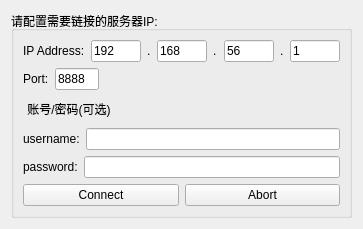
<?xml version="1.0" encoding="UTF-8"?>
<ui version="4.0">
 <class>IP_controlPanel</class>
 <widget class="QWidget" name="IP_controlPanel">
  <property name="geometry">
   <rect>
    <x>0</x>
    <y>0</y>
    <width>359</width>
    <height>229</height>
   </rect>
  </property>
  <property name="windowTitle">
   <string>Form</string>
  </property>
  <layout class="QVBoxLayout" name="verticalLayout">
   <item>
    <widget class="QGroupBox" name="groupBox_IP_controlPanel">
     <property name="sizePolicy">
      <sizepolicy hsizetype="Preferred" vsizetype="Preferred">
       <horstretch>0</horstretch>
       <verstretch>0</verstretch>
      </sizepolicy>
     </property>
     <property name="minimumSize">
      <size>
       <width>341</width>
       <height>156</height>
      </size>
     </property>
     <property name="layoutDirection">
      <enum>Qt::LeftToRight</enum>
     </property>
     <property name="title">
      <string>请配置需要链接的服务器IP:</string>
     </property>
     <property name="flat">
      <bool>false</bool>
     </property>
     <property name="checkable">
      <bool>false</bool>
     </property>
     <layout class="QVBoxLayout" name="verticalLayout_4">
      <item>
       <layout class="QVBoxLayout" name="verticalLayout_IP_Panel">
        <item>
         <layout class="QHBoxLayout" name="horizontalLayout_IPsetting">
          <item>
           <widget class="QLabel" name="label_IP_Address">
            <property name="text">
             <string>IP Address:</string>
            </property>
           </widget>
          </item>
          <item>
           <widget class="QLineEdit" name="lineEdit_IP_1">
            <property name="maximumSize">
             <size>
              <width>50</width>
              <height>16777215</height>
             </size>
            </property>
            <property name="text">
             <string>192</string>
            </property>
           </widget>
          </item>
          <item>
           <widget class="QLabel" name="label_Dot">
            <property name="text">
             <string>.</string>
            </property>
           </widget>
          </item>
          <item>
           <widget class="QLineEdit" name="lineEdit_IP_2">
            <property name="maximumSize">
             <size>
              <width>50</width>
              <height>16777215</height>
             </size>
            </property>
            <property name="text">
             <string>168</string>
            </property>
           </widget>
          </item>
          <item>
           <widget class="QLabel" name="label_Dot_2">
            <property name="text">
             <string>.</string>
            </property>
           </widget>
          </item>
          <item>
           <widget class="QLineEdit" name="lineEdit_IP_3">
            <property name="maximumSize">
             <size>
              <width>50</width>
              <height>16777215</height>
             </size>
            </property>
            <property name="text">
             <string>56</string>
            </property>
           </widget>
          </item>
          <item>
           <widget class="QLabel" name="label_Dot_3">
            <property name="text">
             <string>.</string>
            </property>
           </widget>
          </item>
          <item>
           <widget class="QLineEdit" name="lineEdit_IP_4">
            <property name="maximumSize">
             <size>
              <width>50</width>
              <height>16777215</height>
             </size>
            </property>
            <property name="text">
             <string>1</string>
            </property>
           </widget>
          </item>
         </layout>
        </item>
        <item>
         <layout class="QHBoxLayout" name="horizontalLayout_Port">
          <item>
           <widget class="QLabel" name="label_IP_Port">
            <property name="text">
             <string>Port:</string>
            </property>
           </widget>
          </item>
          <item>
           <widget class="QLineEdit" name="lineEdit_Port">
            <property name="maximumSize">
             <size>
              <width>44</width>
              <height>16777215</height>
             </size>
            </property>
            <property name="text">
             <string>8888</string>
            </property>
            <property name="maxLength">
             <number>32767</number>
            </property>
            <property name="readOnly">
             <bool>false</bool>
            </property>
           </widget>
          </item>
          <item>
           <spacer name="horizontalSpacer_2">
            <property name="orientation">
             <enum>Qt::Horizontal</enum>
            </property>
            <property name="sizeHint" stdset="0">
             <size>
              <width>40</width>
              <height>20</height>
             </size>
            </property>
           </spacer>
          </item>
         </layout>
        </item>
        <item>
         <layout class="QHBoxLayout" name="horizontalLayout">
          <item>
           <widget class="QPushButton" name="pushButton_collapse">
            <property name="text">
             <string>账号/密码(可选)</string>
            </property>
            <property name="flat">
             <bool>true</bool>
            </property>
           </widget>
          </item>
          <item>
           <spacer name="horizontalSpacer">
            <property name="orientation">
             <enum>Qt::Horizontal</enum>
            </property>
            <property name="sizeHint" stdset="0">
             <size>
              <width>40</width>
              <height>20</height>
             </size>
            </property>
           </spacer>
          </item>
         </layout>
        </item>
        <item>
         <layout class="QHBoxLayout" name="horizontalLayout_username">
          <item>
           <widget class="QLabel" name="label_username">
            <property name="enabled">
             <bool>true</bool>
            </property>
            <property name="text">
             <string>username:</string>
            </property>
           </widget>
          </item>
          <item>
           <widget class="QLineEdit" name="lineEdit_username"/>
          </item>
         </layout>
        </item>
        <item>
         <layout class="QHBoxLayout" name="horizontalLayout_password">
          <item>
           <widget class="QLabel" name="label_password">
            <property name="text">
             <string>password:</string>
            </property>
           </widget>
          </item>
          <item>
           <widget class="QLineEdit" name="lineEdit_password"/>
          </item>
         </layout>
        </item>
        <item>
         <layout class="QHBoxLayout" name="horizontalLayout_connectionPanel">
          <item>
           <widget class="QPushButton" name="pushButton_Connect">
            <property name="text">
             <string>Connect</string>
            </property>
           </widget>
          </item>
          <item>
           <widget class="QPushButton" name="pushButton_Abort">
            <property name="text">
             <string>Abort</string>
            </property>
           </widget>
          </item>
         </layout>
        </item>
       </layout>
      </item>
     </layout>
    </widget>
   </item>
  </layout>
 </widget>
 <resources/>
 <connections/>
</ui>
